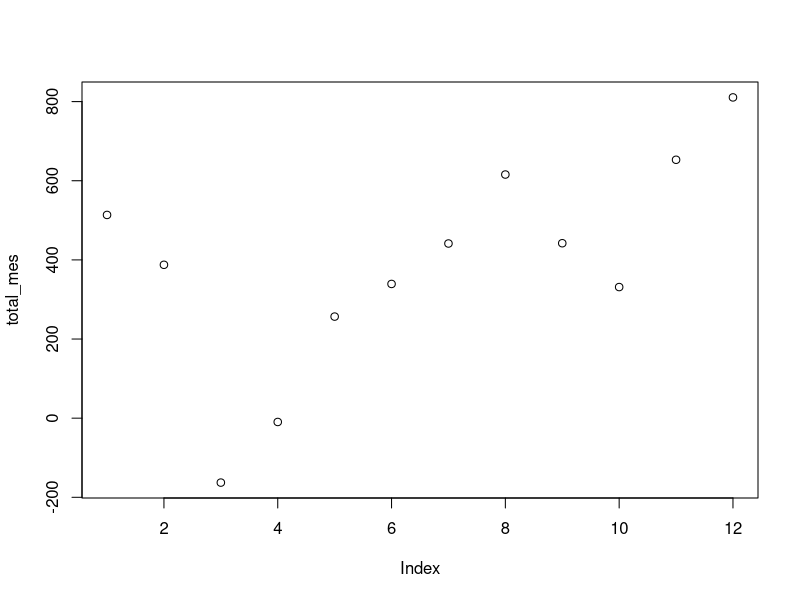
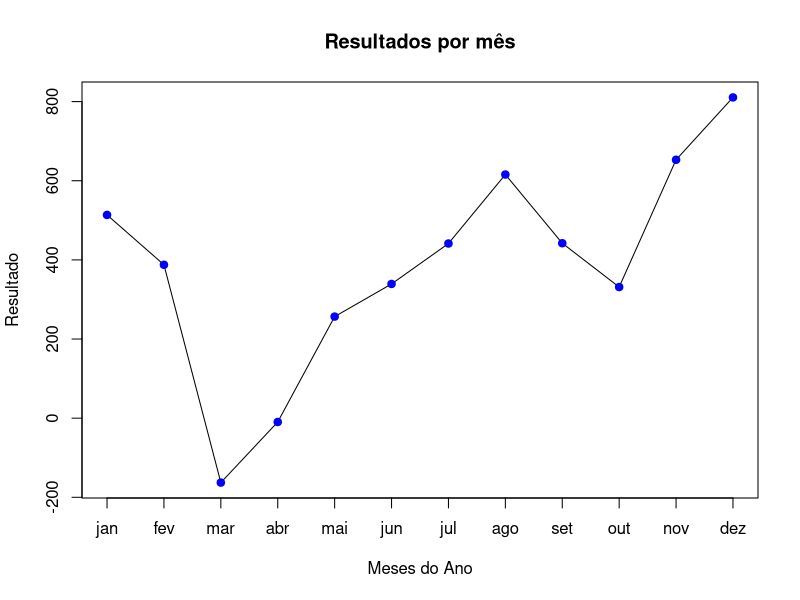

The R script that drew these images, in order:
## ---- chunk 1
knitr::opts_chunk$set(echo = TRUE)
## ---- chunk 2
d <- c(7, 2, 4, 1, 0)
d

## ---- chunk 3
e <- c(7, 2.5, 4, 1.7, 10)
e

## ---- chunk 4
f <- c(7, "sete", 8, "oito")
f

## ---- chunk 5
g <- c(f, "teste")
g

## ---- chunk 6
h <- c("teste2", g)
h

## ---- chunk 7
i <- c(1, 2, 3, 4, 5, 6, 7, 8, 9, 10)
i
## ---- chunk 8
i*2
## ---- chunk 9
i**2
## ---- chunk 10
vect1 <- c(1, 2, 3, 4)
vect2 <- c(5, 6, 7, 8)
vect1+vect2
vect2-vect1
vect2*vect1
vect2/vect1
## ---- chunk 11
vect1 <- c(1, 2)
vect2 <- c(5, 6, 7, 8)
vect1+vect2
vect2-vect1
vect2*vect1
vect2/vect1
## ---- chunk 12
vect1 <- c(1, 2, 3)
vect2 <- c(5, 6, 7, 8)
vect1+vect2
vect2-vect1
vect2*vect1
vect2/vect1
## ---- chunk 13
j <- 1:12
j
## ---- chunk 14
k <- c("jan", "fev", "mar", "abr", "mai", "jun", "jul", "ago", "set", "out", "nov", "dez")
names(j) <- k
j
## ---- chunk 15
resultados1 <- c(392.8, 293.8, -129.7, 36.2, 201.0, 250.2, 349.7, 523.0, 340.0, 223.93, 450.0, 560.0)
resultados2 <- c(120.8, 93.8, -33.1, -45.8, 55.7, 89.0, 91.7, 92.7, 102.1, 107.4, 203.0, 250.6)
names(resultados1) <- k
names(resultados2) <- k
total_mes <- resultados1 + resultados2
total_mes

## ---- chunk 16
sum(total_mes)
## ---- chunk 17
min(total_mes)
## ---- chunk 18
max(total_mes)
## ---- chunk 19
mean(total_mes)
median(total_mes)
sd(total_mes)
quantile(total_mes, 0.25)
## ---- chunk 20

## ---- chunk 21
round(mean(total_mes), 1)
round(median(total_mes), 1)
round(sd(total_mes), 1)
round(quantile(total_mes, 0.25), 1)
## ---- chunk 22
plot(total_mes)
## ---- chunk 23
#Cria vetor sequencial de 1 a 12
numbers <- 1:12
#Cria gráfico com o vetor total_mes. O argumento type='l' especifica que será um gráfico de linha. O argumento xaxt = 'n' especifica que os valores numéricos do eixo x devem ser apagados. Main, xlab e ylab são os títulos principal e as "legendas" dos eixos x e y respectivamente. 
plot(total_mes, type = 'l', xaxt="n", main  = "Resultados por mês", xlab = "Meses do Ano", ylab = "Resultado")
# Com a função axis(), vamos vanipular o eixo x (side=1). O argumento at especifica que quero usar o vetor numbers (1 a 12) como marcações do eixo x, utilizando os nomes contidos no vetor "labels", que tem os nomes encurtados dos meses.
axis(side=1, at=numbers, labels=k)
# Com a função points(), estabelecemos que os pontos devem corresponder aos valores do vetor total_mes. O argumento col define azul ("blue") como cor dos pontos, enquanto pch define o tipo de marcador sobre o ponto (19 corresponde a círculo sólido).  
points(total_mes, col = "blue", pch = 19)
